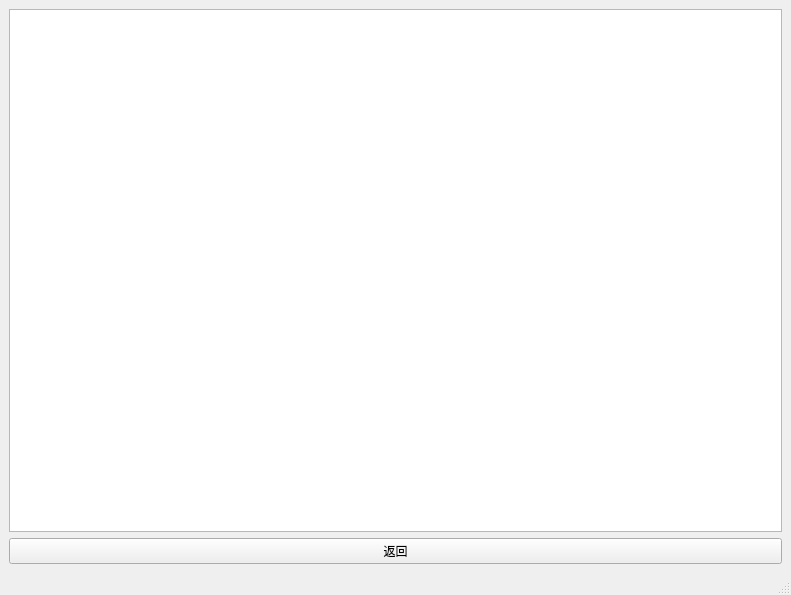
<?xml version="1.0" encoding="UTF-8"?>
<ui version="4.0">
 <class>Stu_Inquiry_Form</class>
 <widget class="QMainWindow" name="Stu_Inquiry_Form">
  <property name="geometry">
   <rect>
    <x>0</x>
    <y>0</y>
    <width>791</width>
    <height>595</height>
   </rect>
  </property>
  <property name="windowTitle">
   <string>学生签到查询</string>
  </property>
  <property name="windowIcon">
   <iconset>
    <normaloff>../icon/APP_icon.ico</normaloff>../icon/APP_icon.ico</iconset>
  </property>
  <widget class="QWidget" name="centralwidget">
   <layout class="QGridLayout" name="gridLayout">
    <item row="0" column="0">
     <widget class="QColumnView" name="columnView"/>
    </item>
    <item row="1" column="0">
     <widget class="QPushButton" name="pushButton">
      <property name="text">
       <string>返回</string>
      </property>
     </widget>
    </item>
   </layout>
  </widget>
  <widget class="QMenuBar" name="menubar">
   <property name="geometry">
    <rect>
     <x>0</x>
     <y>0</y>
     <width>791</width>
     <height>22</height>
    </rect>
   </property>
  </widget>
  <widget class="QStatusBar" name="statusbar"/>
 </widget>
 <resources/>
 <connections>
  <connection>
   <sender>pushButton</sender>
   <signal>clicked()</signal>
   <receiver>Stu_Inquiry_Form</receiver>
   <slot>back()</slot>
   <hints>
    <hint type="sourcelabel">
     <x>270</x>
     <y>557</y>
    </hint>
    <hint type="destinationlabel">
     <x>102</x>
     <y>573</y>
    </hint>
   </hints>
  </connection>
 </connections>
 <slots>
  <slot>back()</slot>
 </slots>
</ui>
